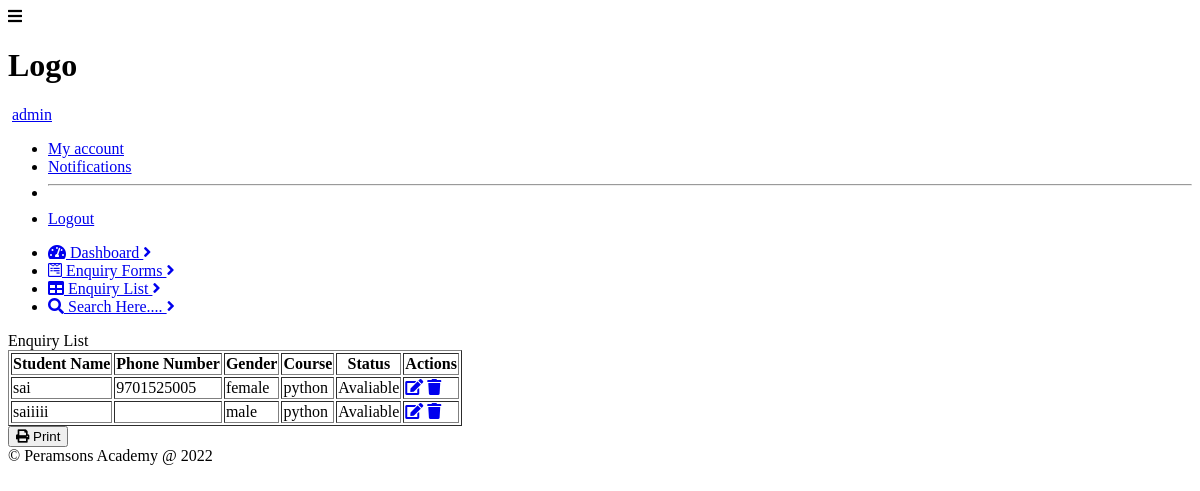
Screenshot of /tables.php (signed in) with the database file from the repository.
### tables this page shows
CREATE TABLE `enquiry_list` (
  `User_ID` int(11) NOT NULL,
  `User_Name` varchar(250) NOT NULL,
  `User_Last_Name` varchar(250) NOT NULL,
  `User_Phone_pno` varchar(250) NOT NULL,
  `User_Gender` varchar(250) NOT NULL,
  `User_Email_id` varchar(250) NOT NULL,
  `User_Course` varchar(250) NOT NULL,
  `User_section` varchar(250) NOT NULL,
  `User_Timings` varchar(250) NOT NULL,
  `User_Training_program` varchar(250) NOT NULL,
  `User_Fee` varchar(250) NOT NULL,
  `User_Faculty` varchar(250) NOT NULL,
  `User_Address` varchar(250) NOT NULL,
  `City` varchar(250) NOT NULL,
  `State` varchar(250) NOT NULL,
  `User_Laptop_status` varchar(250) NOT NULL,
  `Batch_Strength` varchar(250) NOT NULL,
  `User_Joining_Date` datetime NOT NULL,
  `User_Realving_Date` datetime NOT NULL,
  `Date_and_Time` timestamp NOT NULL DEFAULT current_timestamp() ON UPDATE current_timestamp()
);

### session.php (called while the page is built, shortened)
<?php
	include('conn.php');
	$user_check = $_SESSION['User_Name'];
	$session_sql = mysqli_query($connection, "SELECT * FROM login
		WHERE User_Name = '$user_check' ");
	$row = mysqli_fetch_array($session_sql);
?>

### tables.php (the view, shortened to what this page needs)
<?php
    include('conn.php');
    include('session.php');
?>
<!DOCTYPE html>
<html lang="en">
<head>
    <link rel="stylesheet" href="./dist/styles.css">
    <link rel="stylesheet" href="./dist/all.css">
</head>
<body>
<div class="mx-auto bg-grey-lightest">
    <div class="min-h-screen flex flex-col">
        <header class="bg-nav">
            <div class="flex justify-between">
                <div class="p-1 mx-3 inline-flex items-center">
                    <i class="fas fa-bars pr-2 text-white" onclick="sidebarToggle()"></i>
                    <h1 class="text-white p-2">Logo</h1>
                </div>
                <div class="p-1 flex flex-row items-center">
                    <a href="#" onclick="profileToggle()" class="text-white p-2 no-underline hidden md:block lg:block"><?php echo $row['1']; ?></a>
                    <div id="ProfileDropDown" class="rounded hidden shadow-md bg-white absolute pin-t mt-12 mr-1 pin-r">
                        <ul class="list-reset">
                          <li><a href="#" class="no-underline px-4 py-2 block text-black hover:bg-grey-light">My account</a></li>
                          <li><a href="#" class="no-underline px-4 py-2 block text-black hover:bg-grey-light">Notifications</a></li>
                          <li><hr class="border-t mx-2 border-grey-ligght"></li>
                          <li><a href="#" class="no-underline px-4 py-2 block text-black hover:bg-grey-light">Logout</a></li>
                        </ul>
                    </div>
                </div>
            </div>
        </header>
        <div class="flex flex-1">
            <aside id="sidebar" class="bg-side-nav w-1/2 md:w-1/6 lg:w-1/6 border-r border-side-nav hidden md:block lg:block">
                <ul class="list-reset flex flex-col">
                    <li class=" w-full h-full py-3 px-2 border-b border-light-border ">
                        <a href="index.php"
                           class="font-sans font-hairline hover:font-normal text-sm text-nav-item no-underline">
                            <i class="fas fa-tachometer-alt float-left mx-2"></i>
                            Dashboard
                            <span><i class="fas fa-angle-right float-right"></i></span>
                        </a>
                    </li>
                    <li class="w-full h-full py-3 px-2 border-b border-light-border">
                        <a href="forms.php"
                           class="font-sans font-hairline hover:font-normal text-sm text-nav-item no-underline">
                            <i class="fab fa-wpforms float-left mx-2"></i>
                            Enquiry Forms
                            <span><i class="fa fa-angle-right float-right"></i></span>
                        </a>
                    </li>
                    <li class="w-full h-full py-3 px-2 border-b border-light-border bg-white">
                        <a href="tables.php"
                            class="font-sans font-hairline hover:font-normal text-sm text-nav-item no-underline">
                            <i class="fas fa-table float-left mx-2"></i>
                            Enquiry List
                            <span><i class="fa fa-angle-right float-right"></i></span>
                        </a>
                    </li>
                    <li class="w-full h-full py-3 px-2 border-b border-light-border">
                        <a href="search_table.php"
                           class="font-sans font-hairline hover:font-normal text-sm text-nav-item no-underline">
                            <i class="fa fa-search icon-search float-left"></i>
                             Search Here....
                            <span><i class="fa fa-angle-right float-right"></i></span>
                        </a>
                    </li>
                </ul>
            </aside>
            <main class="bg-white-500 flex-1 p-3 overflow-hidden">
                <div class="flex flex-col">
                    <div class="flex flex-1  flex-col md:flex-row lg:flex-row mx-2">
                        <div class="mb-2 border-solid border-gray-300 rounded border shadow-sm w-full">
                            <div class="bg-gray-200 px-2 py-3 border-solid border-gray-200 border-b">
                                Enquiry List
                            </div>
                            <div id="out_print" class="p-3">
                                <table class="table-responsive w-full rounded" border="1">
                                    <thead>
                                      <tr>
                                        <th class="border w-1/4 px-4 py-2">Student Name</th>
                                        <th class="border w-1/6 px-4 py-2">Phone Number</th>
                                        <th class="border w-1/6 px-4 py-2">Gender</th>
                                        <th class="border w-1/6 px-4 py-2">Course</th>
                                        <th class="border w-1/7 px-4 py-2">Status</th>
                                        <th class="border w-1/5 px-4 py-2">Actions</th>
                                      </tr>
                                    </thead>
                                    <tbody>
                                            <?php
                                                include('conn.php');
                                                $select_query = mysqli_query($connection, "SELECT * FROM enquiry_list ");
                                                while($row = mysqli_fetch_array($select_query))
                                                {
                                            ?>
                                            <tr bgcolor="white">
                                                <td class="border w-1/4 px-4 py-2"><?php echo $row['1']; ?></td>
                                                <td class="border w-1/4 px-4 py-2"><?php echo $row['3']; ?></td>
                                                <td class="border w-1/4 px-4 py-2"><?php echo $row['4']; ?></td>
                                                <td class="border w-1/4 px-4 py-2"><?php echo $row['6']; ?></td>
                                                <td class="border w-1/4 px-4 py-2"><?php echo $row['15']; ?></td>
                                                <td class="border px-4 py-2">
                                                <a class="bg-teal-300 cursor-pointer rounded p-1 mx-1 text-white" href="edit_enquery_forms.php?id=<?php echo $row['0']; ?>">
                                                        <i class="fas fa-edit"></i></a>
                                                <a class="bg-teal-300 cursor-pointer rounded p-1 mx-1 text-red-500" href="delete.php?id=<?php echo $row['0']; ?>">
                                                        <i class="fas fa-trash"></i>
                                                </a>
                                            </tr>
                                            <?php
                                                }
                                            ?>
                                    </tbody>
                                </table>
                            </div>
                        </div>
                    </div>
                    <div>
                    <button class="btn btn-sm btn-flat btn-success" id="btnPrint" onclick="printfun();" type="button"><i class="fa fa-print"></i> Print</button>
                    </div>
                </div>
            </main>
        </div>
        <footer class="bg-grey-darkest text-white p-2">
            <div class="flex flex-1 mx-auto">&copy; Peramsons Academy @ 2022</div>
        </footer>
    </div>
</div>
</body>
</html>

### styles.css (style rules this page uses)
html { line-height: normal; }
h1 { @apply text-xl font-semibold; }

### all.css (style rules this page uses)
.fa, .fas, .far, .fal, .fab { -moz-osx-font-smoothing: grayscale; -webkit-font-smoothing: antialiased; display: inline-block; font-style: normal; font-variant: normal; text-rendering: auto; line-height: 1; }
.fa-angle-right:before { content: "\f105"; }
.fa-bars:before { content: "\f0c9"; }
.fa-edit:before { content: "\f044"; }
.fa-print:before { content: "\f02f"; }
.fa-search:before { content: "\f002"; }
.fa-table:before { content: "\f0ce"; }
.fa-tachometer-alt:before { content: "\f3fd"; }
.fa-trash:before { content: "\f1f8"; }
.fa-wpforms:before { content: "\f298"; }
.fab { font-family: 'Font Awesome 5 Brands'; }
.fa, .fas { font-family: 'Font Awesome 5 Free'; font-weight: 900; }

### rows the page displays
enquiry_list: User_Name "sai", User_Phone_pno "9701525005", User_Gender "female", User_Course "python", User_Laptop_status "Avaliable"
enquiry_list: User_Name "saiiiii", User_Gender "male", User_Course "python", User_Laptop_status "Avaliable"

### other values shown
$row['1'] "admin"
